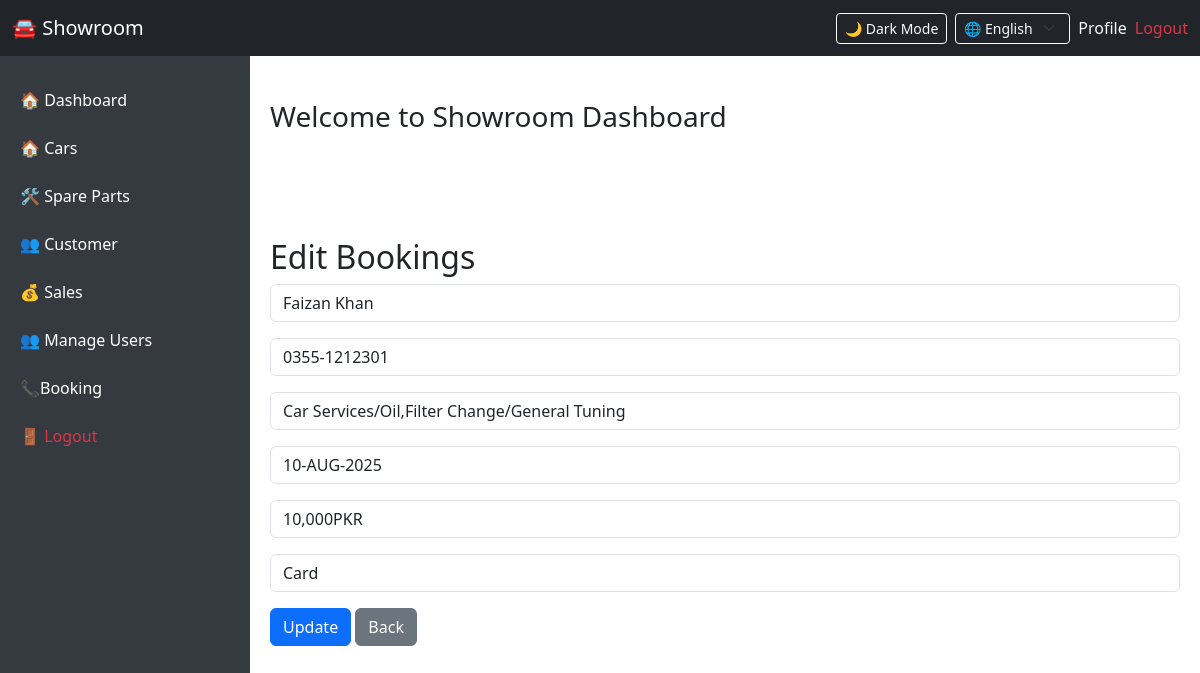
The page /edit_booking.php?id=1 on the database its author committed.
### tables this page shows
CREATE TABLE `booking` (
  `id` int(11) NOT NULL,
  `name` varchar(255) NOT NULL,
  `contact` varchar(255) NOT NULL,
  `booking_type` varchar(255) NOT NULL,
  `pref_time` varchar(255) NOT NULL,
  `adv_pay` varchar(255) NOT NULL,
  `pay_mode` varchar(255) NOT NULL
);

### edit_booking.php (the view, shortened to what this page needs)
<?php include 'dashboard.php'; ?>
<?php
$id = $_GET['id'];
$row = $conn->query("SELECT * FROM booking WHERE id=$id")->fetch_assoc();
?>
<div class="main-content">
    <h2>Edit Bookings</h2>
    <form method="POST">
        <div class="mb-3"><input type="text" name="name" value="<?= $row['name'] ?>" class="form-control" required></div>
        <div class="mb-3"><input type="text" name="contact" value="<?= $row['contact'] ?>" class="form-control" required></div>
        <div class="mb-3"><input type="text" name="booking_type" value="<?= $row['booking_type'] ?>" class="form-control" required></div>
        <div class="mb-3"><input type="text" name="pref_time" value="<?= $row['pref_time'] ?>" class="form-control" required></div>
        <div class="mb-3"><input type="text" name="adv_pay" value="<?= $row['adv_pay'] ?>" class="form-control" required></div>
        <div class="mb-3"><input type="text" name="pay_mode" value="<?= $row['pay_mode'] ?>" class="form-control" required></div>
        <button type="submit" class="btn btn-primary">Update</button>
        <a href="booking.php" class="btn btn-secondary">Back</a>
    </form>
</div>

### dashboard.php (style rules this page uses)
body { margin: 0; padding: 0; }
.main-content { margin-left: 250px; margin-top: 56px; padding: 20px; }

### rows shown on the page
booking: name "Faizan Khan", contact "0355-1212301", booking_type "Car Services/Oil,Filter Change/General Tuning", pref_time "10-AUG-2025", adv_pay "10,000PKR", pay_mode "Card"
